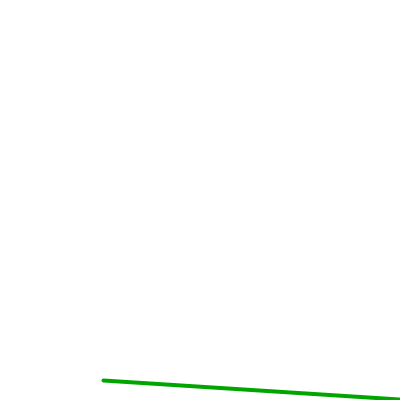
Frame 1 (no input)
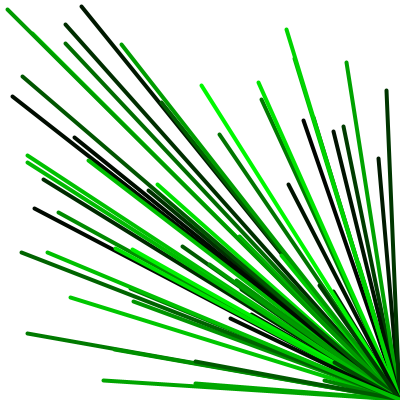
Frame 60 (the mouse pressed at the canvas centre just before this capture)
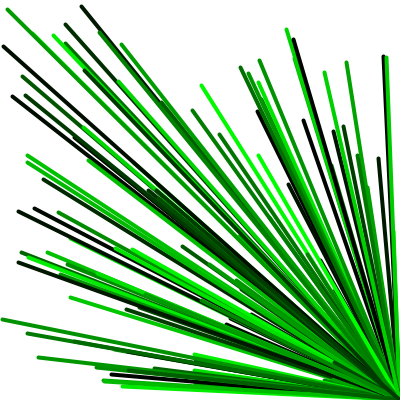
Frame 120 (the mouse held since frame 60 and released just before this capture)

The Processing sketch that drew these frames (run headless with seeded random() and noise(); from frame 60 on, the mouse is pressed at the canvas centre):

// Processing sketch: processing_101230
// ── processing_101230.pde

void setup()
{
  size(400, 400);
  strokeWeight(4);
  background(255);
}
void draw()
{
  stroke(0, random(256), 0);
  line(399, 399, random(400), random(400));
}
